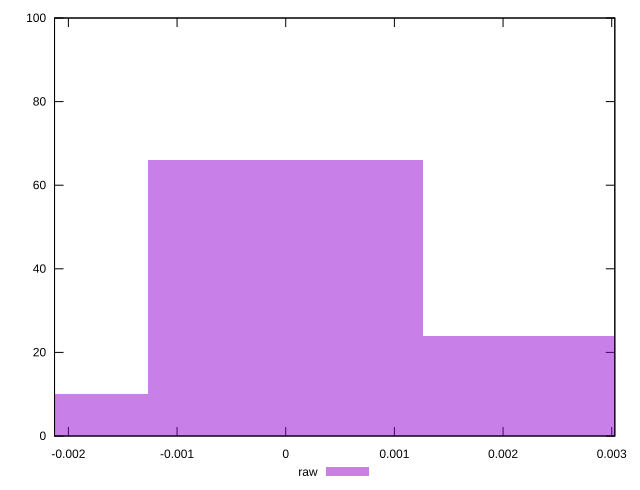

This chart was generated by the following gnuplot code:
reset

$raw <<EOF
0 66
0.002527068831919861 24
-0.002527068831919861 10
EOF

set key outside below
set boxwidth 0.002527068831919861
set xrange [-0.002127513098491374:0.0030284619315630703]
set yrange [0:100]
set trange [0:100]
set style fill transparent solid 0.5 noborder
set terminal svg size 640, 490 enhanced background rgb 'white'
set output "report/report_00029_2021-02-24T13-36-40.390Z/meta/pScore-difference/samples/astro/raw/histogram.svg"

plot $raw title "raw" with boxes

reset
